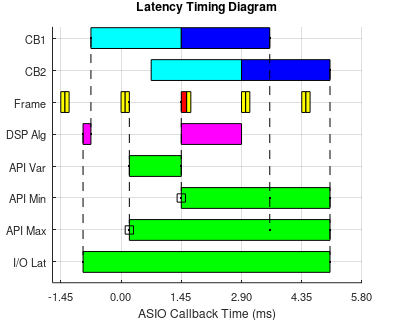

Source code (MATLAB):
function latbar2
% latbar2 - latency bar graph

% modification history
% --------------------
% 12.10.04  JDM  created from latbar.m
%                ----  v6.7.3  ----
% 12.02.13  JDM  added to slabtools
%
% JDM == Joel D. Miller

% Copyright (C) 2001-2018 United States Government as represented by the
% Administrator of the National Aeronautics and Space Administration (NASA).
% All Rights Reserved.
% 
% This software is distributed under the NASA Open Source Agreement (NOSA),
% version 1.3.  The NOSA has been approved by the Open Source Initiative.
% See the file NOSA.txt at the top of the distribution directory tree for the
% complete NOSA document.
% 
% THE SUBJECT SOFTWARE IS PROVIDED "AS IS" WITHOUT ANY WARRANTY OF ANYKIND,
% EITHER EXPRESSED, IMPLIED, OR STATUTORY, INCLUDING, BUT NOT LIMITED TO, ANY
% WARRANTY THAT THE SUBJECT SOFTWARE WILL CONFORM TO SPECIFICATIONS, ANY IMPLIED
% WARRANTIES OF MERCHANTABILITY, FITNESS FOR A PARTICULAR PURPOSE, OR FREEDOM
% FROM INFRINGEMENT, ANY WARRANTY THAT THE SUBJECT SOFTWARE WILL BE ERROR FREE,
% OR ANY WARRANTY THAT DOCUMENTATION, IF PROVIDED, WILL CONFORM TO THE SUBJECT
% SOFTWARE.

%23456789 123456789 123456789 123456789 123456789 123456789 123456789 1234567890

fs       = 44.1;            % samples/ms
asio_in  = 96;              % samples
asio_ims = asio_in / fs;    % ms
asio_out = 94;              % samples
asio_oms = asio_out / fs;   % ms
buf_sz   = 64;              % samples
buf_ms   = 64 / fs;         % ms
fms1     = 0.1;             % frame proc time, ms
fms2     = 0.13;            % frame proc time with API-to-DSP translation, ms
dspms    = 0.19;            % DSP algorithm latency, ms

figure(gcf);
clf;

global b;
b = 0;
w = .65;

% callback 1
dbar( buf_ms-asio_ims, asio_ims, w, 'c' );
dbar( buf_ms,          asio_oms, w, 'b', 0 );

% callback 2
dbar( 2*buf_ms-asio_ims, asio_ims, w, 'c' );
dbar( 2*buf_ms,          asio_oms, w, 'b', 0 );

% frame proc
dbar( -buf_ms,        fms1, w, 'y' );
dbar( -buf_ms+fms1,   fms1, w, 'y', 0 );
dbar( 0.0,            fms1, w, 'y', 0 );
dbar( fms1,           fms1, w, 'y', 0 );
dbar( buf_ms,         fms2, w, 'r', 0 );
dbar( buf_ms+fms2,    fms1, w, 'y', 0 );
dbar( 2*buf_ms,       fms1, w, 'y', 0 );
dbar( 2*buf_ms+fms1,  fms1, w, 'y', 0 );
dbar( 3*buf_ms,       fms1, w, 'y', 0 );
dbar( 3*buf_ms+fms1,  fms1, w, 'y', 0 );

% DSP algorithm latency
dbar( buf_ms-asio_ims-dspms, dspms,  w, 'm' );
dbar( buf_ms,                buf_ms, w, 'm', 0 );

% variability
dbar( fms1+fms1, buf_ms-fms1-fms1, w, 'g' );

% api latency min
dbar( buf_ms, buf_ms+asio_oms, w, 'g' );
hold on;
plot( buf_ms, b, 'ks' );

% api latency max
dbar( fms1+fms1, buf_ms-fms1-fms1+buf_ms+asio_oms, w, 'g' );
plot( fms1+fms1, b, 'ks' );

% I/O latency
dbar( buf_ms-asio_ims-dspms, dspms+asio_ims+buf_ms+asio_oms, w, 'g' );

% variability and api latency min begin/end vertical lines
line( [ buf_ms buf_ms buf_ms ], [ -3 -5 -6 ], ...
      'Color', 'k', 'Marker', '.', 'LineStyle', '--' );

% variability and api latency max/min begin/end vertical lines
line( [ fms1+fms1 fms1+fms1 fms1+fms1 ], [ -3 -5 -7 ], ...
      'Color', 'k', 'Marker', '.', 'LineStyle', '--' );
line( [ 2*buf_ms+asio_oms 2*buf_ms+asio_oms ...
        2*buf_ms+asio_oms 2*buf_ms+asio_oms ], [ -2 -6 -7 -8 ], ...
      'Color', 'k', 'Marker', '.', 'LineStyle', '--' );
line( [ buf_ms+asio_oms buf_ms+asio_oms buf_ms+asio_oms ], [ -1 -6 -7 ], ...
      'Color', 'k', 'Marker', '.', 'LineStyle', '--' );

% I/O latency begin/end vertical lines
line( [ buf_ms-asio_ims buf_ms-asio_ims ], [ -1 -4 ], ...
      'Color', 'k', 'Marker', '.', 'LineStyle', '--' );
line( [ buf_ms-asio_ims-dspms buf_ms-asio_ims-dspms ], [ -4 -8 ], ...
      'Color', 'k', 'Marker', '.', 'LineStyle', '--' );

% line style, etc.:
% h=line( [ -1 -1 ], [ -1 -8 ] );
% get(h), set(h)

h=gca;
set( h, 'YTick', b:-1 );
set( h, 'YLim', [ b-w, -w ] );
set( h, 'YTickLabel', flipud( [
     '    CB1';
     '    CB2';
     '  Frame';
     'DSP Alg';
     'API Var';
     'API Min';
     'API Max';
     'I/O Lat' ] ) );
set( h, 'XTick', -buf_ms:buf_ms:4*buf_ms );
set( h, 'XLim', [ -buf_ms-0.2, 4*buf_ms ] );
x = [];
for i = -buf_ms:buf_ms:4*buf_ms,
  t = sprintf( '%5.2f', i );
  x = [ x; t ];
end;
set( h, 'XTickLabel', x );
xlabel( 'ASIO Callback Time (ms)', 'FontSize', 8 );
title( 'Latency Timing Diagram', 'FontSize', 8 );
grid;

% "help graph3d" to see available colormaps
%colormap( 1 - jet );
%brighten( .5 );

set( gca, 'FontSize', 8 );
% 0 0 w h
set( gcf, 'PaperPosition', [ 0 0 4.0 3.2 ] );
print( '-dtiff', 'latbar2.tif' );

%------------------------------------------------------------------------------
% dbar - draw horizontal bar
%
% xb = x begin
% xe = e end
% w  = bar width
% c  = color, letter or RGB triple

function dbar( xb, xe, w, c, inc )

if nargin < 5,
  inc = 1; % bar line increment
end;

global b;
w = w/2;
b = b-inc;
xe = xe+xb;
patch( [ xb xe xe xb ], [ b+w b+w b-w b-w], c );
